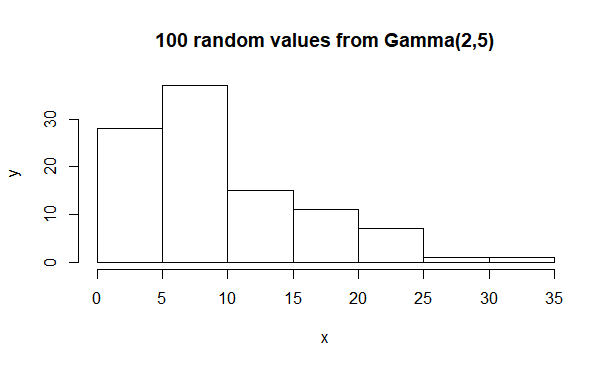

Generate this figure with R:
#1.If X is Binomial (n = 100, p = 0.3)
  #P(X = 39)
    dbinom(39,100,0.3)
  #P(X >= 25) = 1 - P(X <= 24)
    1 - pbinom(24,100,0.3) 
#2.If X is Beta (a = 5, b = 3)
  #P(0.4 <= X <= 0.5)
    pbeta(0.5,5,3) - pbeta(0.4,5,3)
  #The value of k such that P(X <= k) = 0.7
    qbeta(0.7,5,3)
#3.
  #histogram of 100 random numbers taken from a gamma distribution with a = 2 and b = 5
    hist(rgamma(100,shape=2,scale=5), main='100 random values from Gamma(2,5)', xlab = 'x', ylab = 'y')
    
